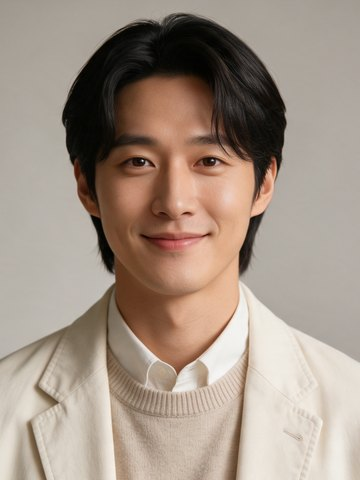
#> input picture web/img/team/egen.jpg, 360 x 480 px, given in place of egen.jpg.jpg, which was not available
$ python -i cards_reel.py   (imports and definitions only)
#> lines starting #> are read from the running program, lines starting #| are printed output that depends on the picture
"""장마감 모션 릴스 (1080x1920, 약 20초, 배경음).
2026-10-30 사용자: "카드 넘기는 것만으로는 카드뉴스와 차이가 없어 밋밋해. 모션그래픽, 확대·축소, 글씨 날아오기"
→ 카드 이미지를 넘기지 않고, 같은 날 데이터(cards.json 의 reel)로 장면마다 직접 움직이는 화면을 그린다.

장면: ① 표지(진행자 사진 줌아웃 + 큰 글씨 날아오기) ② 지수(숫자 올라가기 + 상승·하락 막대)
      ③ 많이 오른 3종목 ④ 많이 내린 3종목(줄마다 날아오기) ⑤ 수급 막대 ⑥ 댓글 '연구소' 안내
장면 사이는 확대되며 넘어가는 전환. 맨 위에 장면 진행 막대.
결과: <web>/data/cards/reel.mp4, reel_cover.jpg
실행: python -m ai_trading.data.cards_reel web
"""
from __future__ import annotations

import json
import math
import subprocess
import sys
from functools import lru_cache
from pathlib import Path

from PIL import Image, ImageDraw, ImageFilter

from ai_trading.data.cards import TEAM_IMG, _font as F, _photo

W, H, FPS = 1080, 1920, 30
# 2026-10-30 사용자: "밝은 화면으로" → 미색 바탕 + 진한 글씨 + 흰 패널
BG1, BG2 = (250, 249, 245), (236, 240, 248)
WHITE, FG, DIM, YEL = (255, 255, 255), (20, 22, 30), (112, 116, 128), (255, 214, 10)
RED, BLUE, ACC = (226, 52, 92), (40, 98, 222), (38, 99, 235)
SC = [3.6, 3.6, 3.4, 3.4, 3.0, 3.4]  # 장면 길이(초) · 퀴즈 정답 날은 4초 장면이 하나 더
TR = 0.35  # 전환 길이


# ---------- 움직임 ----------
def clamp(x, a=0.0, b=1.0): return max(a, min(b, x))
def prog(t, a, d): return clamp((t - a) / d)
def out3(x): return 1 - (1 - x) ** 3
def back(x, s=1.7): x -= 1; return 1 + (s + 1) * x ** 3 + s * x ** 2


# [32 lines left out: functions sprite, put, comp, rr, not called in this run]


def T(base, text, x, y, size, color=FG, weight="ExtraBold", scale=1.0, alpha=1.0, anchor="lt"):
    put(base, sprite(text, weight, size, color), x, y, scale, alpha, anchor)


def pct(x): return f"{'+' if x > 0 else ''}{x:.2f}%"
def eok(x):
    n = abs(round(x)); j, r = divmod(n, 10000); sg = "+" if x > 0 else "-" if x < 0 else ""
    return sg + (f"{j}조 {r:,}억" if j and r else f"{j}조" if j else f"{n:,}억")
def col(x): return RED if x > 0 else BLUE if x < 0 else FG


# ---------- 배경 ----------
# [5 lines left out: function make_bg, not called in this run]


GRIDL = None


# [14 lines left out: function bg_at, not called in this run]


# ---------- 장면 ----------
def photo_fill(hid):
#> called with hid = '../../web/img/team/egen.jpg'
    ph = Image.open(TEAM_IMG / f"{hid}.jpg").convert("RGB")
#> ph is the input picture: PIL image 360x480 RGB; mean R, G, B 163, 147.3, 134.3
    ph = ph.resize((W, round(ph.height * W / ph.width)), Image.LANCZOS).filter(ImageFilter.UnsharpMask(2, 80, 2))
#> ph: PIL image 1080x1440 RGB
    ph = ph.crop((0, 40, W, 40 + H)) if ph.height >= H + 40 else ph.resize((W, H), Image.LANCZOS)
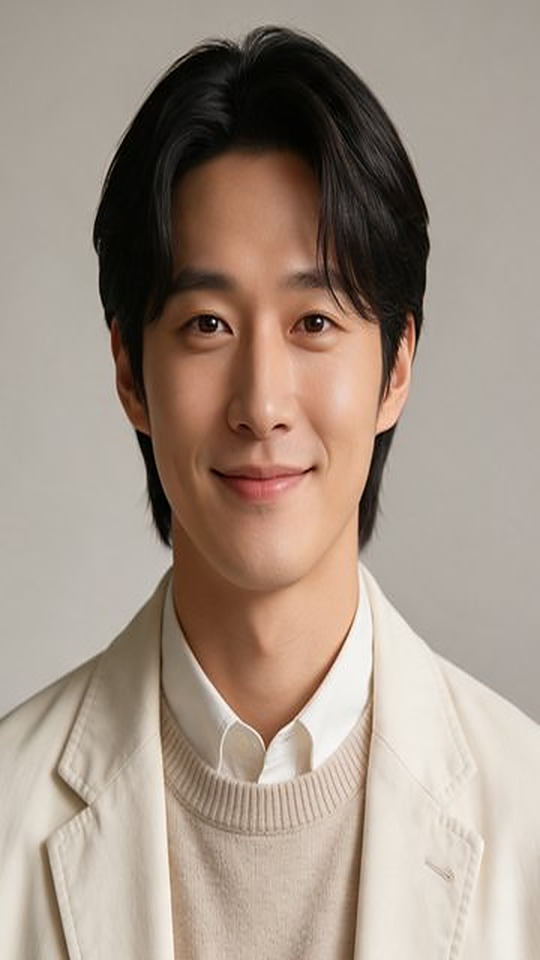
#> ph: PIL image 1080x1920 RGB (shown at 1/2 size); mean R, G, B 163, 147.2, 134.3
    shade = Image.new("L", (W, H), 0); sd = ImageDraw.Draw(shade)
#> after `shade = Image.new('L', (W, H), 0)`: shade: PIL image 1080x1920 L; every value is 0
    for y in range(H):
        t = max(0, 1 - y / 560) if y < 560 else max(0, (y - 820) / (H - 820))
        sd.line([(0, y), (W, y)], fill=int(235 * min(1, t) ** 1.2))
    return Image.composite(Image.new("RGB", (W, H), BG1), ph, shade).convert("RGBA")  # 위아래는 밝은 바탕으로
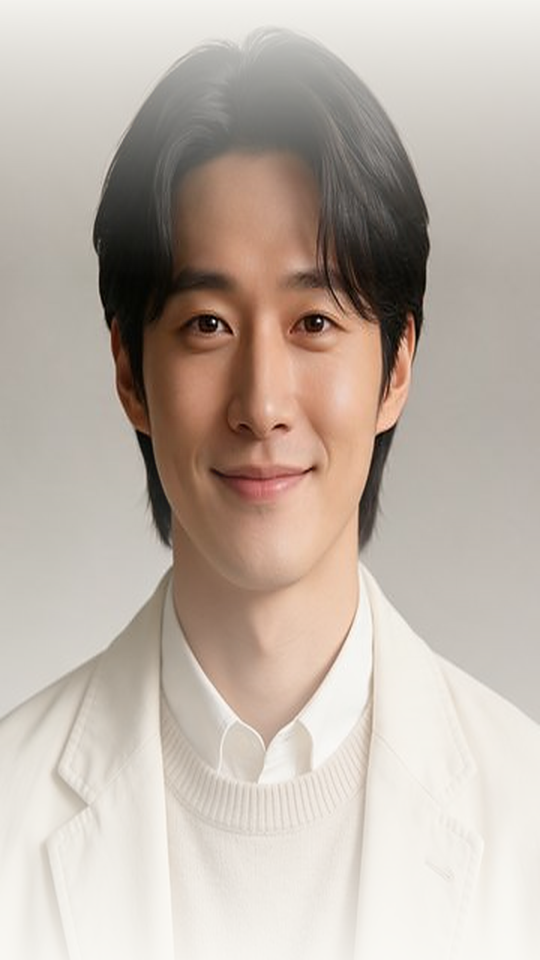
#> returned value: PIL image 1080x1920 RGBA (shown at 1/2 size); mean R, G, B, A 190.7, 178.9, 169, 255


# [164 lines left out: functions s_cover, s_index, s_movers, s_flow, s_cta, s_quiz and 1 more, not called in this run]


# [2 lines not run here, left out]

>>> result = photo_fill('../../web/img/team/egen.jpg')

$ run again, on web/img/team/nova.jpg
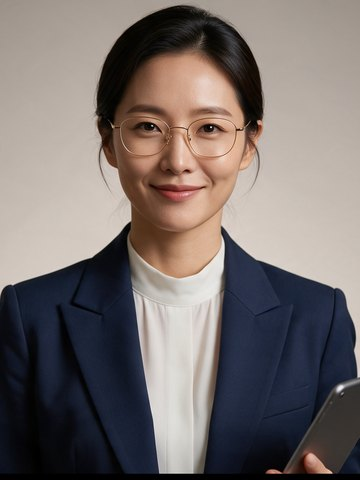
#> input picture web/img/team/nova.jpg, 360 x 480 px, given in place of nova.jpg.jpg, which was not available
#> in photo_fill, ph is the input picture: PIL image 360x480 RGB; mean R, G, B 119.4, 110.8, 108.5
#> in photo_fill, `ph = ph.crop((0, 40, W, 40 + H)) if ph.height >= H + 40 else ph.resize..`:
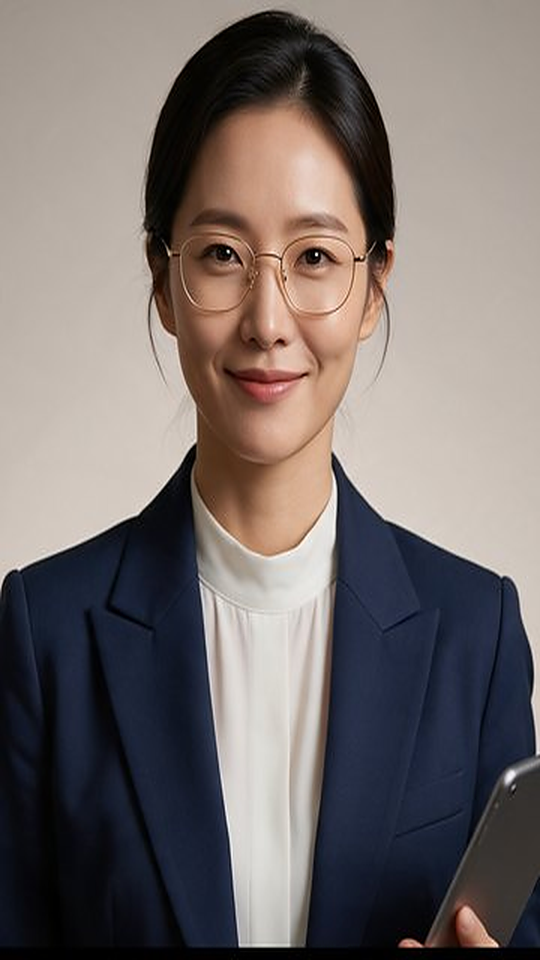
#> ph: PIL image 1080x1920 RGB (shown at 1/2 size); mean R, G, B 119.4, 110.8, 108.5
#> shade: PIL image 1080x1920 L; every value is 0
#> in photo_fill, `return Image.composite(Image.new("RGB", (W, H), BG1), ph, shade).conve..`:
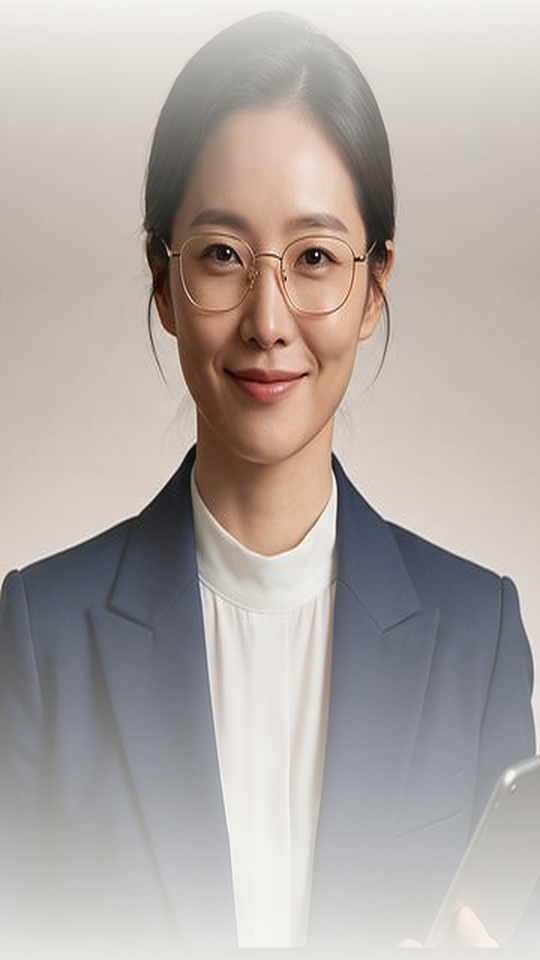
#> returned value: PIL image 1080x1920 RGBA (shown at 1/2 size); mean R, G, B, A 178, 170.2, 165.7, 255

$ run again, on web/img/team/oscar.jpg
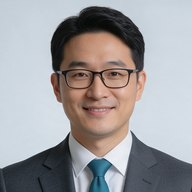
#> input picture web/img/team/oscar.jpg, 192 x 192 px, given in place of oscar.jpg.jpg, which was not available
#> in photo_fill, ph is the input picture: PIL image 192x192 RGB; mean R, G, B 158, 156.6, 159.2
#> in photo_fill, `ph = ph.crop((0, 40, W, 40 + H)) if ph.height >= H + 40 else ph.resize..`:
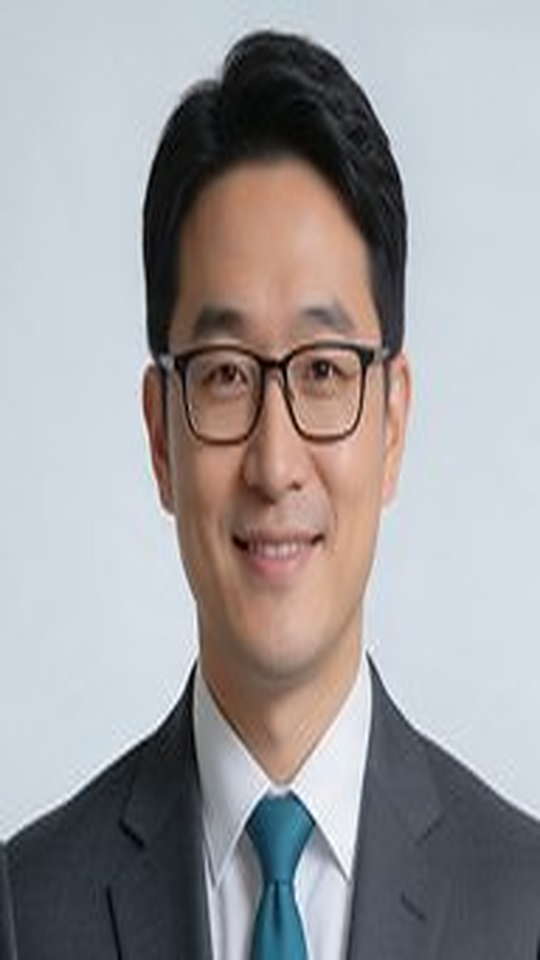
#> ph: PIL image 1080x1920 RGB (shown at 1/2 size); mean R, G, B 158, 156.6, 159.2
#> shade: PIL image 1080x1920 L; every value is 0
#> in photo_fill, `return Image.composite(Image.new("RGB", (W, H), BG1), ph, shade).conve..`:
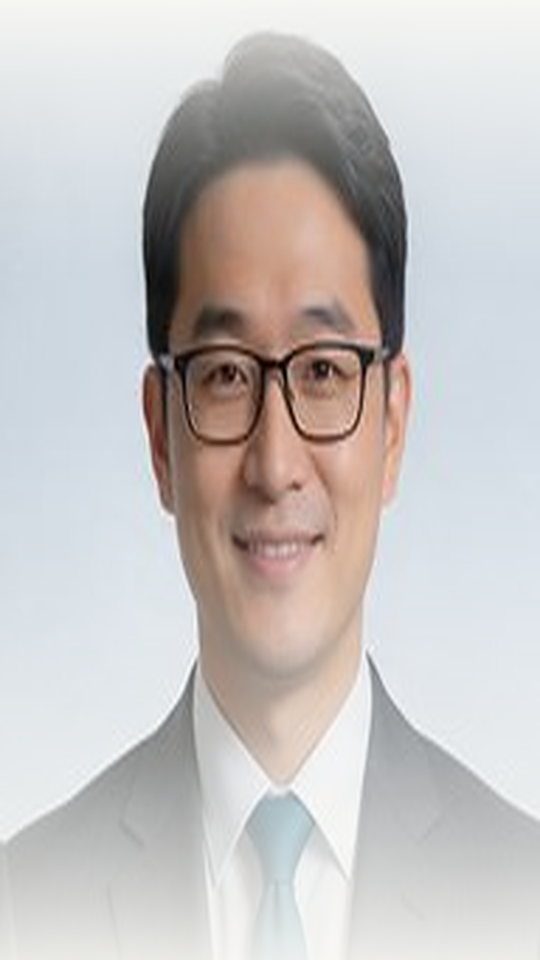
#> returned value: PIL image 1080x1920 RGBA (shown at 1/2 size); mean R, G, B, A 198.3, 194.6, 193.6, 255

$ run again, on web/img/team/puppy.jpg
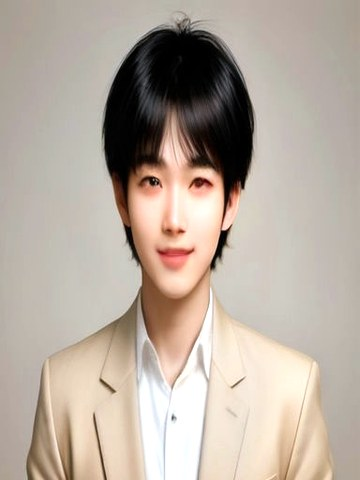
#> input picture web/img/team/puppy.jpg, 360 x 480 px, given in place of puppy.jpg.jpg, which was not available
#> in photo_fill, ph is the input picture: PIL image 360x480 RGB; mean R, G, B 183.3, 170.9, 159.2
#> in photo_fill, `ph = ph.crop((0, 40, W, 40 + H)) if ph.height >= H + 40 else ph.resize..`:
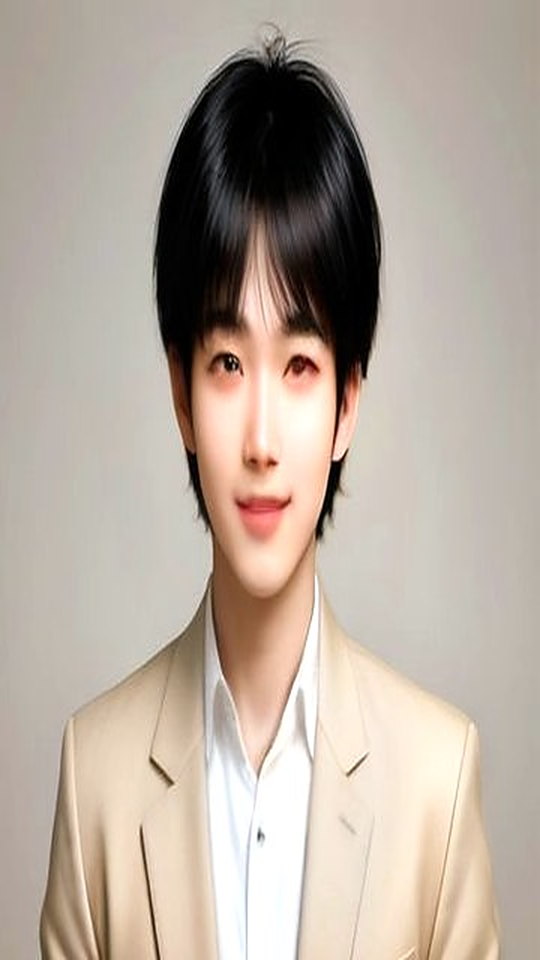
#> ph: PIL image 1080x1920 RGB (shown at 1/2 size); mean R, G, B 183.3, 170.9, 159.2
#> shade: PIL image 1080x1920 L; every value is 0
#> in photo_fill, `return Image.composite(Image.new("RGB", (W, H), BG1), ph, shade).conve..`:
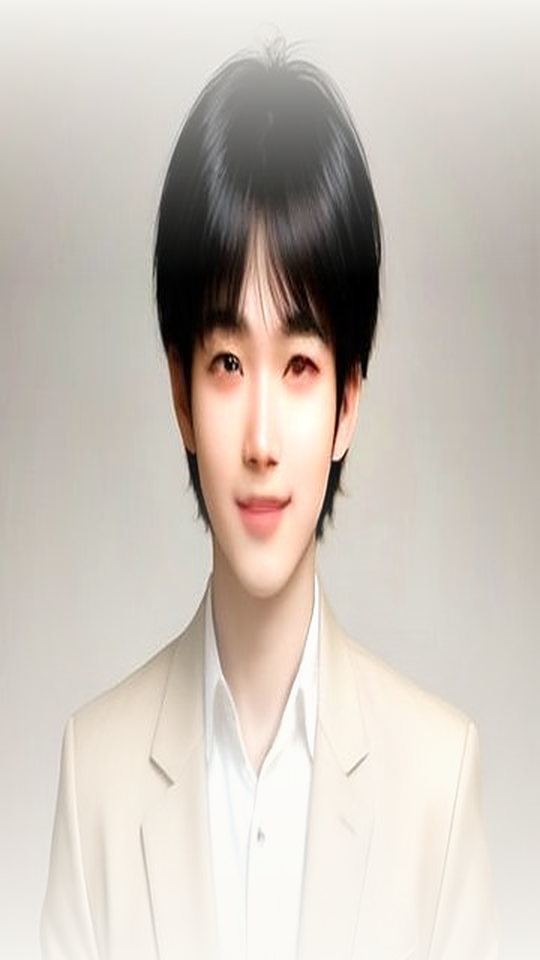
#> returned value: PIL image 1080x1920 RGBA (shown at 1/2 size); mean R, G, B, A 203.6, 195.4, 186.9, 255
